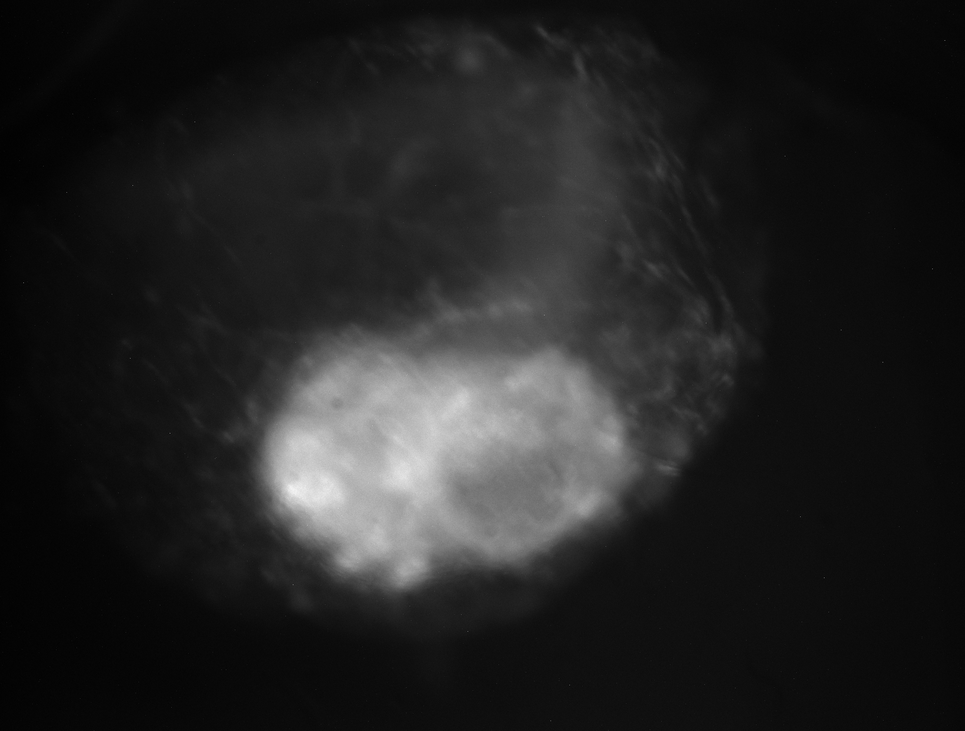
#> input picture photohandling/preprocessing/images/100_zs+-10.png, 965 x 731 px, shrunk from 1944 x 1472 before the run
$ python removelonepixels.py --input images --output out
#> lines starting #> are read from the running program, lines starting #| are printed output that depends on the picture
### photohandling/preprocessing/pipeline_log.py
"""
pipeline_log.py — shared logging setup for all pipeline scripts.

Usage in any script:
    from pipeline_log import get_logger
    log = get_logger("scalecolors")
"""

import logging
import sys


def get_logger(name: str) -> logging.Logger:
    """
    Return a logger that sends INFO+ to stdout and WARNING+ to stderr,
    both with a consistent timestamp/level prefix.

    Having INFO on stdout and warnings/errors on stderr means a pipeline
    or cloud agent can read progress on one stream and detect failures on
    the other (e.g. shell redirection: 2>errors.log).
    """
    log = logging.getLogger(name)

    # Don't add handlers more than once if get_logger is called repeatedly
    if log.handlers:
        return log

    log.setLevel(logging.DEBUG)  # handlers filter; logger itself passes everything

    fmt = logging.Formatter("%(asctime)s [%(levelname)s] %(message)s")

    stdout_handler = logging.StreamHandler(sys.stdout)
    stdout_handler.setLevel(logging.INFO)
    stdout_handler.setFormatter(fmt)
    log.addHandler(stdout_handler)

    stderr_handler = logging.StreamHandler(sys.stderr)
    stderr_handler.setLevel(logging.WARNING)
    stderr_handler.setFormatter(fmt)
    log.addHandler(stderr_handler)

    return log

### photohandling/preprocessing/removelonepixels.py
import argparse
import os
import sys
import time
import numpy as np
from PIL import Image
from collections import defaultdict
from concurrent.futures import ThreadPoolExecutor
import multiprocessing
from pipeline_log import get_logger

log = get_logger("removelonepixels")


# ---------------------------------------------------------------------------
# File grouping
# ---------------------------------------------------------------------------

IMAGE_EXTENSIONS = ('.png', '.jpg', '.jpeg', '.bmp', '.tiff', '.tif')

def group_images_by_prefix(folder):
    """
    Group image files by their filename prefix (text before the first underscore).
    Returns dict: prefix -> sorted list of filenames.
    """
    if not os.path.isdir(folder):
        log.error("Input folder not found: %s", folder)
        sys.exit(1)

    groups = defaultdict(list)
    for fname in sorted(os.listdir(folder)):
        if fname.lower().endswith(IMAGE_EXTENSIONS):
            prefix = fname.split('_')[0] if '_' in fname else os.path.splitext(fname)[0]
            groups[prefix].append(fname)

    log.info("GROUPS FOUND | count=%d input=%s", len(groups), folder)
    for prefix, files in sorted(groups.items()):
        log.info("  group=%s files=%d", prefix, len(files))

    return groups


# ---------------------------------------------------------------------------
# Image loading
# ---------------------------------------------------------------------------

def load_images(folder, filenames):
    """
    Load a list of image files as grayscale NumPy arrays.
    Returns (arrays, loaded_filenames).
    """
    images, loaded = [], []
    for fname in filenames:
        try:
            img = Image.open(os.path.join(folder, fname)).convert('L')
            images.append(np.array(img))
            loaded.append(fname)
        except Exception as e:
            log.warning("Could not load %s: %s", fname, e)

    log.info("  Loaded %d/%d images", len(images), len(filenames))
    return images, loaded


# ---------------------------------------------------------------------------
# Lone-pixel detection (fully vectorized)
# ---------------------------------------------------------------------------

def find_lone_pixels(images, threshold=0.2, min_fraction=0.2):
    """
    Find pixels that are brighter than all 8 neighbors by at least `threshold`
    fraction in at least `min_fraction` of the images in the group.

    Returns a boolean mask (h, w).
    """
    if not images:
        return np.array([])

    h, w = images[0].shape
    n = len(images)
    log.info("  Detection | images=%d size=%dx%d threshold=%.0f%% min_fraction=%.0f%%",
             n, h, w, threshold * 100, min_fraction * 100)

    image_stack = np.stack([img.astype(np.float32) for img in images], axis=0)  # (n, h, w)
    padded = np.pad(image_stack, ((0, 0), (1, 1), (1, 1)), mode='edge')         # (n, h+2, w+2)

    center = padded[:, 1:-1, 1:-1]  # (n, h, w)

    neighbors = np.stack([
        padded[:, 0:-2, 1:-1],  # up
        padded[:, 2:,   1:-1],  # down
        padded[:, 1:-1, 0:-2],  # left
        padded[:, 1:-1, 2:  ],  # right
        padded[:, 0:-2, 0:-2],  # up-left
        padded[:, 0:-2, 2:  ],  # up-right
        padded[:, 2:,   0:-2],  # down-left
        padded[:, 2:,   2:  ],  # down-right
    ], axis=0)  # (8, n, h, w)

    # Pixel is "lone" in an image if it beats ALL 8 neighbors by the threshold
    is_lone = np.all(center[np.newaxis] > neighbors * (1 + threshold), axis=0)  # (n, h, w)

    count = np.sum(is_lone, axis=0)  # (h, w)
    mask = count >= int(n * min_fraction)

    log.info("  Lone pixels found | count=%d fraction=%.4f%%",
             int(mask.sum()), float(mask.sum()) / (h * w) * 100)
    return mask


# ---------------------------------------------------------------------------
# Lone-pixel correction (vectorized)
# ---------------------------------------------------------------------------

def correct_images(images, lone_pixel_mask, output_folder, filenames):
    """
    Replace lone pixels with the mean of their 8 neighbors.
    Uses vectorized NumPy operations — no per-pixel Python loops.
    Saves corrected images to output_folder.
    """
    os.makedirs(output_folder, exist_ok=True)

    if not np.any(lone_pixel_mask):
        log.info("  No lone pixels to correct — copying images unchanged")

    # Build neighbor-average array once (same mask applies to all images in group)
    for idx, (img, fname) in enumerate(zip(images, filenames)):
        arr = img.astype(np.float32)
        padded = np.pad(arr, 1, mode='edge')

        # Average of 8 neighbors at every position, vectorized
        neighbor_sum = (
            padded[0:-2, 1:-1] + padded[2:,   1:-1] +
            padded[1:-1, 0:-2] + padded[1:-1, 2:  ] +
            padded[0:-2, 0:-2] + padded[0:-2, 2:  ] +
            padded[2:,   0:-2] + padded[2:,   2:  ]
        )
        neighbor_avg = neighbor_sum / 8.0

        corrected = arr.copy()
        corrected[lone_pixel_mask] = neighbor_avg[lone_pixel_mask]

        out_img = Image.fromarray(corrected.astype(np.uint8))
        out_img.save(os.path.join(output_folder, fname))
        log.info("  [%d/%d] OK | file=%s corrections=%d",
                 idx + 1, len(images), fname, int(lone_pixel_mask.sum()))


# ---------------------------------------------------------------------------
# Group processing (one unit of parallel work)
# ---------------------------------------------------------------------------

def process_group(args):
    """
    Process a single prefix group: load → detect → correct.
    Designed to be called by a thread/process pool.
    Returns (group_prefix, success, elapsed_seconds).
    """
    input_folder, output_folder, group_prefix, filenames, threshold, min_fraction, index, total = args

    log.info("[%d/%d] GROUP START | group=%s files=%d",
             index, total, group_prefix, len(filenames))
    t0 = time.time()

    try:
        images, loaded_filenames = load_images(input_folder, filenames)
        if not images:
            log.warning("[%d/%d] GROUP SKIP | group=%s reason=no_images_loaded",
                        index, total, group_prefix)
            return group_prefix, False, 0.0

        mask = find_lone_pixels(images, threshold, min_fraction)
        correct_images(images, mask, output_folder, loaded_filenames)

        elapsed = time.time() - t0
        log.info("[%d/%d] GROUP END | group=%s status=ok elapsed=%.2fs",
                 index, total, group_prefix, elapsed)
        return group_prefix, True, elapsed

    except Exception as e:
        elapsed = time.time() - t0
        log.error("[%d/%d] GROUP FAIL | group=%s error=%s elapsed=%.2fs",
                  index, total, group_prefix, e, elapsed)
        return group_prefix, False, elapsed


# ---------------------------------------------------------------------------
# CLI
# ---------------------------------------------------------------------------

def main():
    parser = argparse.ArgumentParser(
        description="Remove persistent hot/lone pixels from image sets grouped by filename prefix.",
        formatter_class=argparse.RawDescriptionHelpFormatter,
        epilog="""
EXAMPLES
  Basic usage:
    python removelonepixels.py --input ./images --output ./corrected

  Custom thresholds:
    python removelonepixels.py --input ./images --output ./corrected --threshold 0.3 --min-fraction 0.1

  Resume from a specific prefix:
    python removelonepixels.py --input ./images --output ./corrected --start-prefix 50

  Limit parallel workers:
    python removelonepixels.py --input ./images --output ./corrected --workers 4

HOW IT WORKS
  Images are grouped by the part of their filename before the first underscore
  (e.g. "042_zs+3.tif" → group "042"). Within each group, pixels that are
  consistently brighter than all 8 neighbors across at least --min-fraction of
  images are identified as stuck/hot pixels and replaced with the local mean.
        """
    )

    parser.add_argument("--input",  metavar="DIR", required=True,
                        help="Folder containing input images")
    parser.add_argument("--output", metavar="DIR", required=True,
                        help="Folder to save corrected images")
    parser.add_argument("--threshold", type=float, default=0.2,
                        help="Fractional brightness excess above neighbors to flag a pixel (default: 0.2)")
    parser.add_argument("--min-fraction", type=float, default=0.2,
                        help="Fraction of images in a group where pixel must be lone to be corrected (default: 0.2)")
    parser.add_argument("--start-prefix", metavar="PREFIX", default=None,
                        help="Skip groups before this prefix (useful for resuming interrupted runs)")
    parser.add_argument("--workers", type=int, default=None,
                        help="Number of parallel workers for group processing (default: CPU count)")
    parser.add_argument("--no-parallel", action="store_true",
                        help="Disable parallel processing and run groups sequentially")

    args = parser.parse_args()

    # Validate
    if not (0 < args.threshold <= 1):
        parser.error("--threshold must be between 0 (exclusive) and 1")
    if not (0 < args.min_fraction <= 1):
        parser.error("--min-fraction must be between 0 (exclusive) and 1")

    # Group files
    image_groups = group_images_by_prefix(args.input)
    if not image_groups:
        log.error("No image groups found in: %s", args.input)
        sys.exit(1)

    # Sort groups numerically where possible
    def sort_key(prefix):
        try:
            return (0, int(prefix))
        except ValueError:
            return (1, prefix)

    sorted_groups = sorted(image_groups.items(), key=lambda kv: sort_key(kv[0]))

    # Apply start-prefix filter
    if args.start_prefix:
        try:
            sp_int = int(args.start_prefix)
            sorted_groups = [(p, f) for p, f in sorted_groups
                             if sort_key(p) >= sort_key(args.start_prefix)]
        except ValueError:
            sorted_groups = [(p, f) for p, f in sorted_groups if p >= args.start_prefix]

        if not sorted_groups:
            log.error("No groups found at or after prefix: %s", args.start_prefix)
            sys.exit(1)
        log.info("Resuming from prefix=%s | remaining_groups=%d", args.start_prefix, len(sorted_groups))

    total = len(sorted_groups)
    workers = args.workers or min(total, multiprocessing.cpu_count())

    log.info("BATCH START | groups=%d input=%s output=%s threshold=%.0f%% min_fraction=%.0f%% workers=%s",
             total,
             os.path.abspath(args.input),
             os.path.abspath(args.output),
             args.threshold * 100,
             args.min_fraction * 100,
             workers if not args.no_parallel else "sequential")

    work_items = [
        (args.input, args.output, prefix, filenames,
         args.threshold, args.min_fraction, i, total)
        for i, (prefix, filenames) in enumerate(sorted_groups, 1)
    ]

    t_overall = time.time()
    successful, failed = 0, 0

    if args.no_parallel:
        results = [process_group(item) for item in work_items]
    else:
        with ThreadPoolExecutor(max_workers=workers) as pool:
            results = list(pool.map(process_group, work_items))
#> in load_images, img is the input picture: PIL image 965x731 L; min 0, max 243, mean 34.5
#| 2026-11-20 12:24:30,631 [INFO]   Loaded 2/2 images
#> in process_group, `images, loaded_filenames = load_images(input_folder, filenames)`: images = 2 items; loaded_filenames = ['100_zs+-10.png', '100_zs+-20.png']
#> in find_lone_pixels, `n = len(images)`: n = 2
#| 2026-11-20 12:24:30,632 [INFO]   Detection | images=2 size=731x965 threshold=20% min_fraction=20%
#> in find_lone_pixels, `count = np.sum(is_lone, axis=0)`:
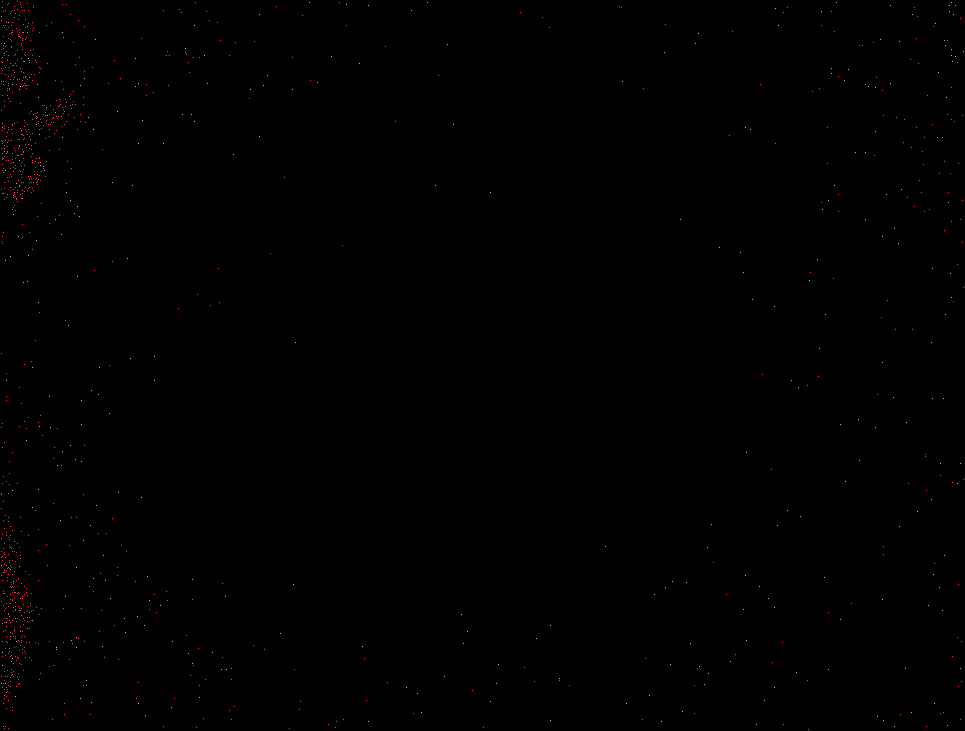
#> count: shape (731, 965) int64; 3 distinct labels, from 0 to 2; one colour per label, 0 black
#> in find_lone_pixels, `mask = count >= int(n * min_fraction)`: mask: shape (731, 965) bool; every value is 1
#| 2026-11-20 12:24:30,775 [INFO]   Lone pixels found | count=705415 fraction=100.0000%
#> the loop in correct_images, `for idx, (img, fname) in enumerate(zip(images, filenames)):` made 2 passes
#> fname on passes 1 to 2: '100_zs+-10.png', '100_zs+-20.png'
#| 2026-11-20 12:24:30,924 [INFO]   [1/2] OK | file=100_zs+-10.png corrections=705415
#| 2026-11-20 12:24:30,985 [INFO]   [2/2] OK | file=100_zs+-20.png corrections=705415
#| 2026-11-20 12:24:31,045 [INFO] [1/1] GROUP END | group=100 status=ok elapsed=0.47s

    for _, success, _ in results:
        if success:
            successful += 1
        else:
            failed += 1

    elapsed = time.time() - t_overall
    status = "complete" if failed == 0 else "complete_with_errors"
    log.info("BATCH END | status=%s success=%d failed=%d elapsed=%.2fs output=%s",
             status, successful, failed, elapsed, os.path.abspath(args.output))
#| 2026-11-20 12:24:31,045 [INFO] BATCH END | status=complete success=1 failed=0 elapsed=0.47s output=photohandling/preprocessing/out

    if failed > 0:
        log.warning("STATUS: %s | %d group(s) failed — check errors above", status, failed)
        sys.exit(1)


if __name__ == "__main__":
    main()
